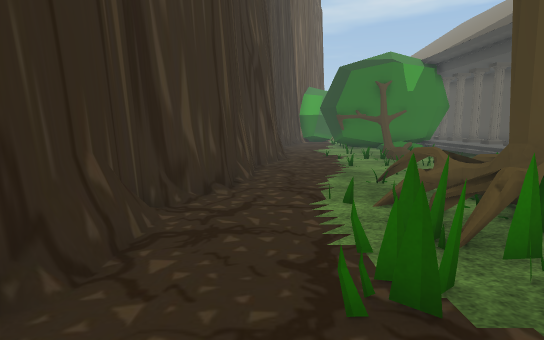
view 1 (above)

21 first-person views from a walk through a scene from a Unity 3-D project. The camera is 1.4 m above the floor, tilts 8° down and sees 80° across. The floor is counted in squares, 1 m on a side. Each view is taken from the middle of a square. On the plan, view 1 faces up. The plan holds only what a view shows up to about 15 squares ahead; the rest is blank. The place goes on beyond the plan. Some surface patterns are stand-ins.

view 2
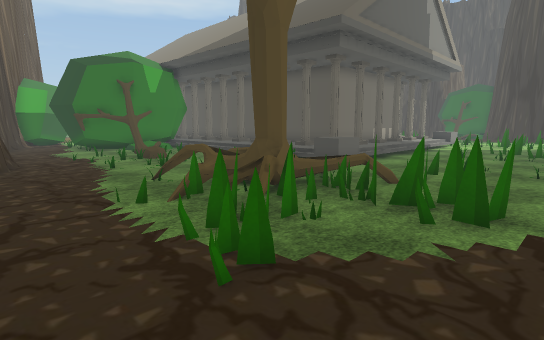

view 3
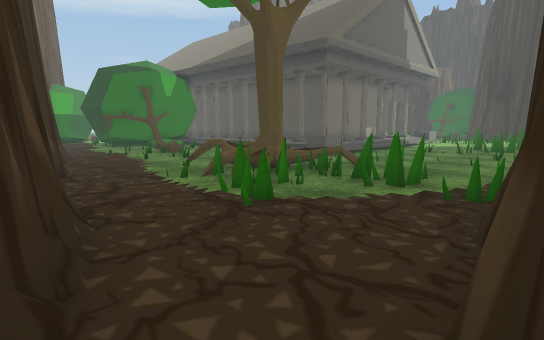

view 4
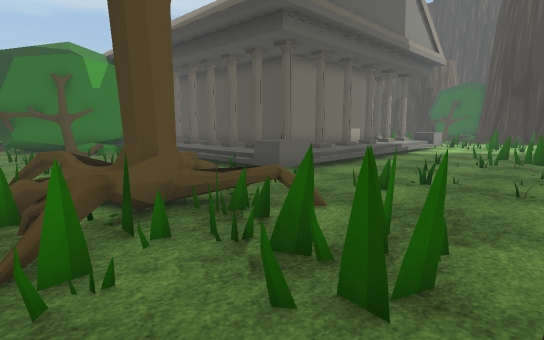

view 5
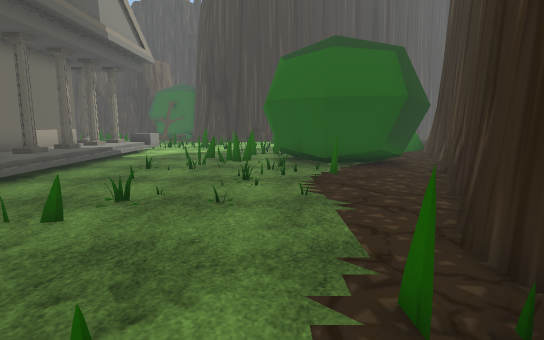

view 6
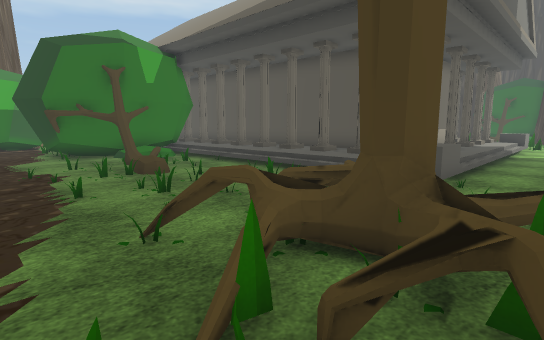

view 7
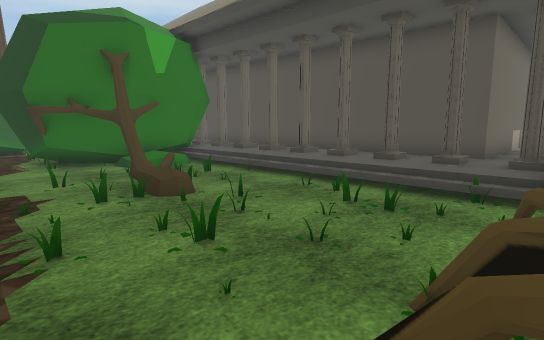

view 8
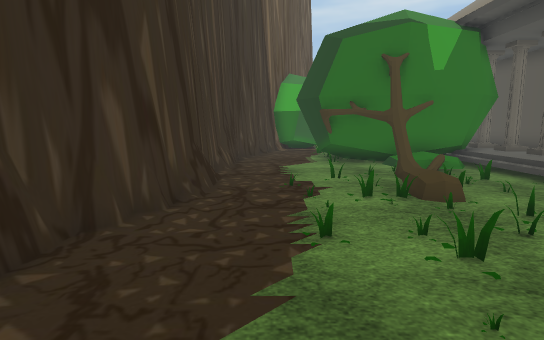

view 9
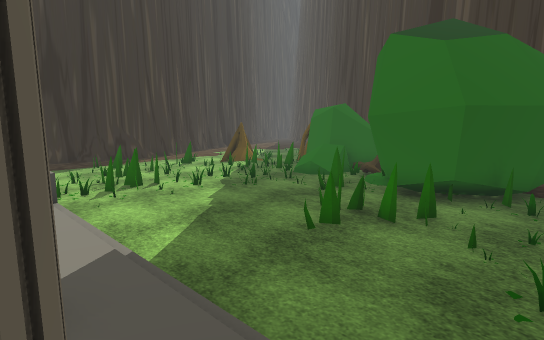

view 10
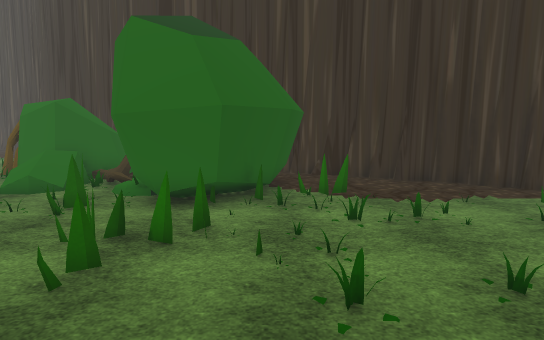

view 11
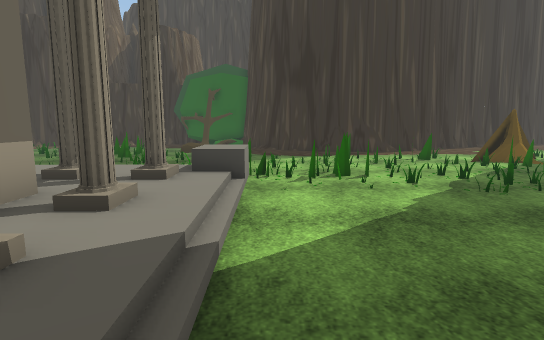

view 12
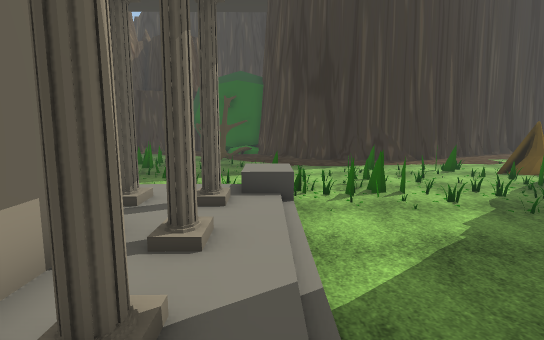

view 13
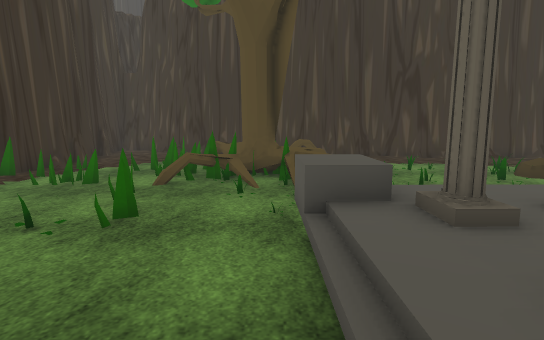

view 14
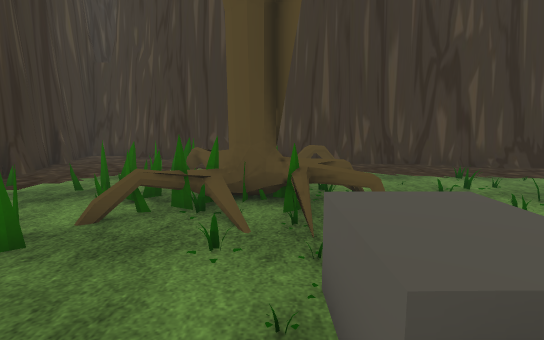

view 15
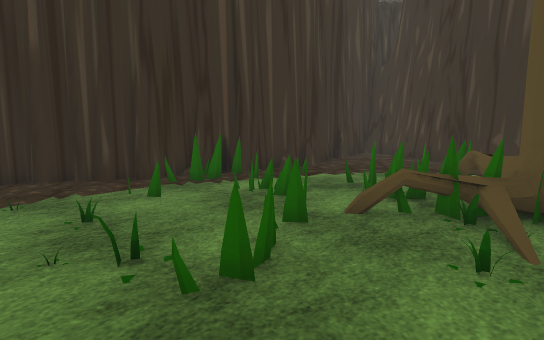

view 16
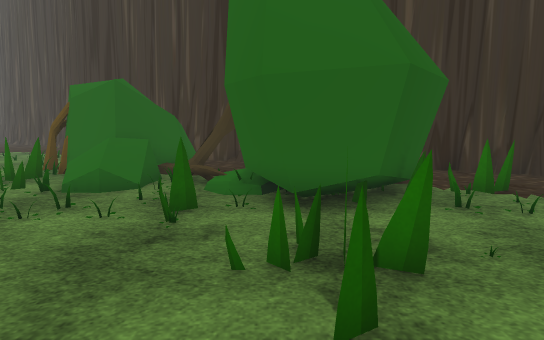

view 17
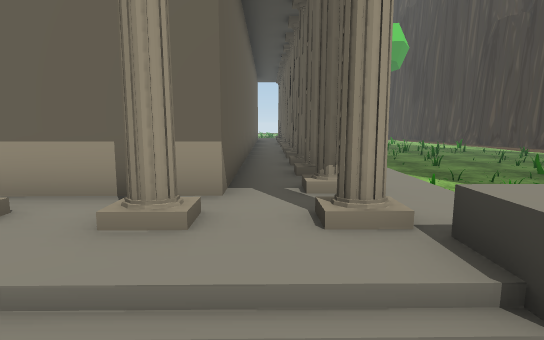

view 18
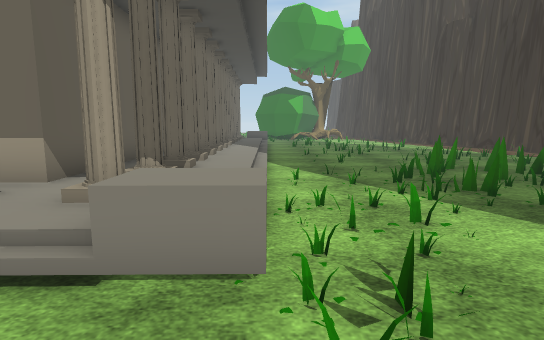

view 19
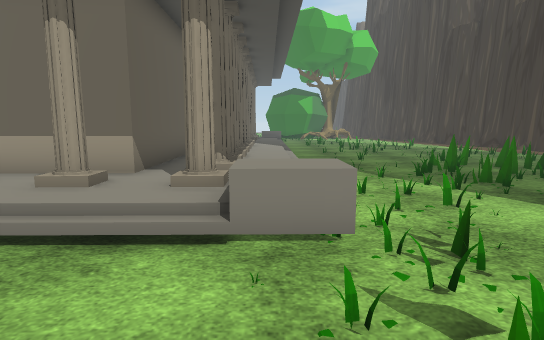

view 20
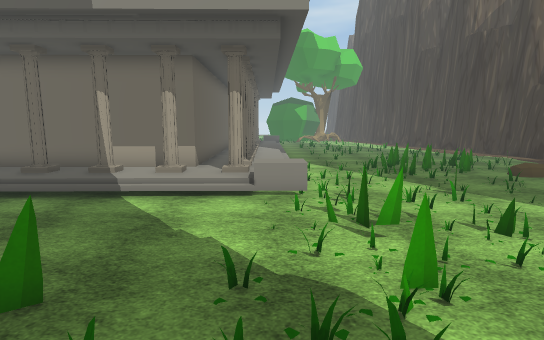

view 21
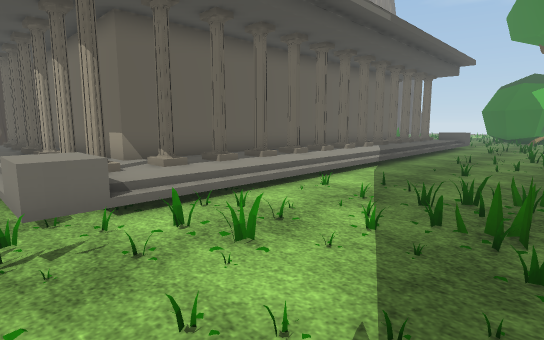

### Floor plan
Key: @ floor where view 1 was taken; # wall or solid block; x gap in a wall; . main floor; : floor 0.25 m higher than the main floor; + floor 0.5 m higher than the main floor; * floor 0.75 m higher than the main floor; % floor 1 m higher than the main floor; / step, stairs or slope; = window, fence, low wall or low ledge; T thing the floor can be seen under or through; O other object.
Columns run from 4 left of view 1 to 30 right of it. Each row starts with its distance up from view 1.
 20     #...OOOO  O##      #+x+/.......
 19     #...OOOOOOO##      #+*+//......
 18     #....OOOOO++#      #+++/...../.
 17     #.....O:.//##      #+*+/.....//
 16     #..../O..//##      #+*+/.......
 15     #....//../++#      #+++/.......
 14     #...///..//##      #+*+/....=#=
 13     #...//...//##      #+++/....==#
 12    ##.......////#      #+++/....===
 11    #..../...//+##      #+#+/...=..=
 10    #...././/./+###     #+++//./....
  9    #.........////#######+++/.//....
  8    #........./+#+#+#+#+#+#+///.....
  7   ##...OOOOO.%/+++++//////%=../=...
  6   #....OOO.../............./=......
  5   #....OOOO................=#=...=.
  4   #...#OOTO..=....O.........#==....
  3   #..==TT=T.=.#......=......===.==.
  2  ##..=..=TT.........=#=.........#=.
  1  #......TT=.........#==#...=....#=.
  0 ##..@....=..=.......OOO#=..O....#..
 -1 #.....######.......OOOOO#....##  .
 -2 #.######  ##.....#xOOOOO.//==#=O...
 -3            ###.....OOO OOO /=#=O...
 -4              ###..OOOO OOOOOO  OO
 -5                ####OO    OOOOO

Where each view was taken, in squares from view 1:
view 1: 0 up, 0 right, facing up
view 2: 0 up, 1 left, facing up-right
view 3: 2 down, 3 left, facing up-right
view 4: 0 up, 2 right, facing up-right
view 5: 0 up, 4 right, facing right
view 6: 4 up, 1 right, facing up-right
view 7: 7 up, 2 right, facing up-right
view 8: 7 up, 2 right, facing up
view 9: 8 up, 14 right, facing down-right
view 10: 7 up, 15 right, facing down
view 11: 6 up, 15 right, facing right
view 12: 7 up, 15 right, facing right
view 13: 6 up, 14 right, facing left
view 14: 6 up, 11 right, facing left
view 15: 6 up, 11 right, facing down-left
view 16: 5 up, 18 right, facing down
view 17: 5 up, 20 right, facing up
view 18: 4 up, 23 right, facing up
view 19: 3 up, 22 right, facing up
view 20: 2 down, 22 right, facing up
view 21: 6 up, 28 right, facing up-left
